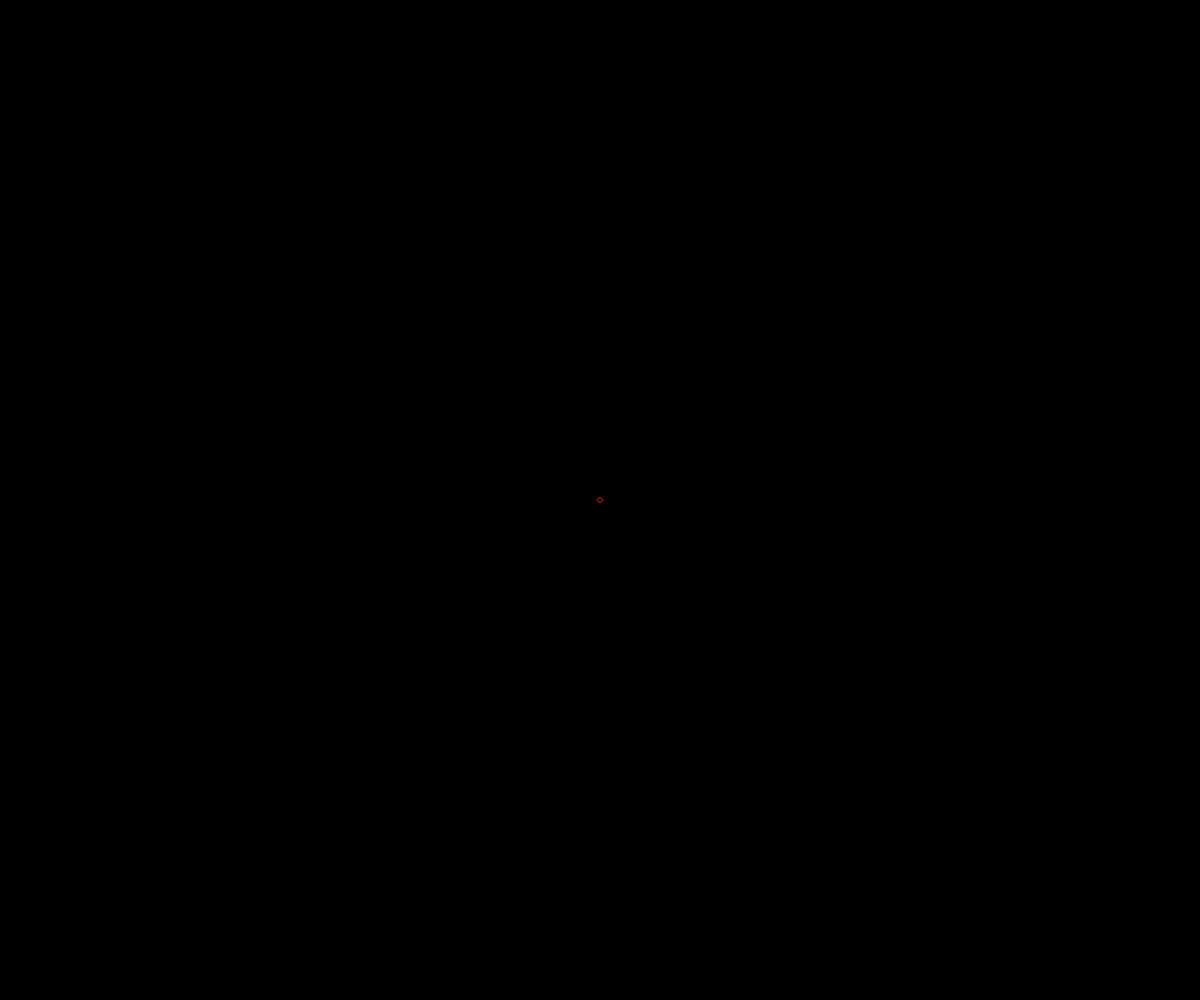
Frame 1 (no input)
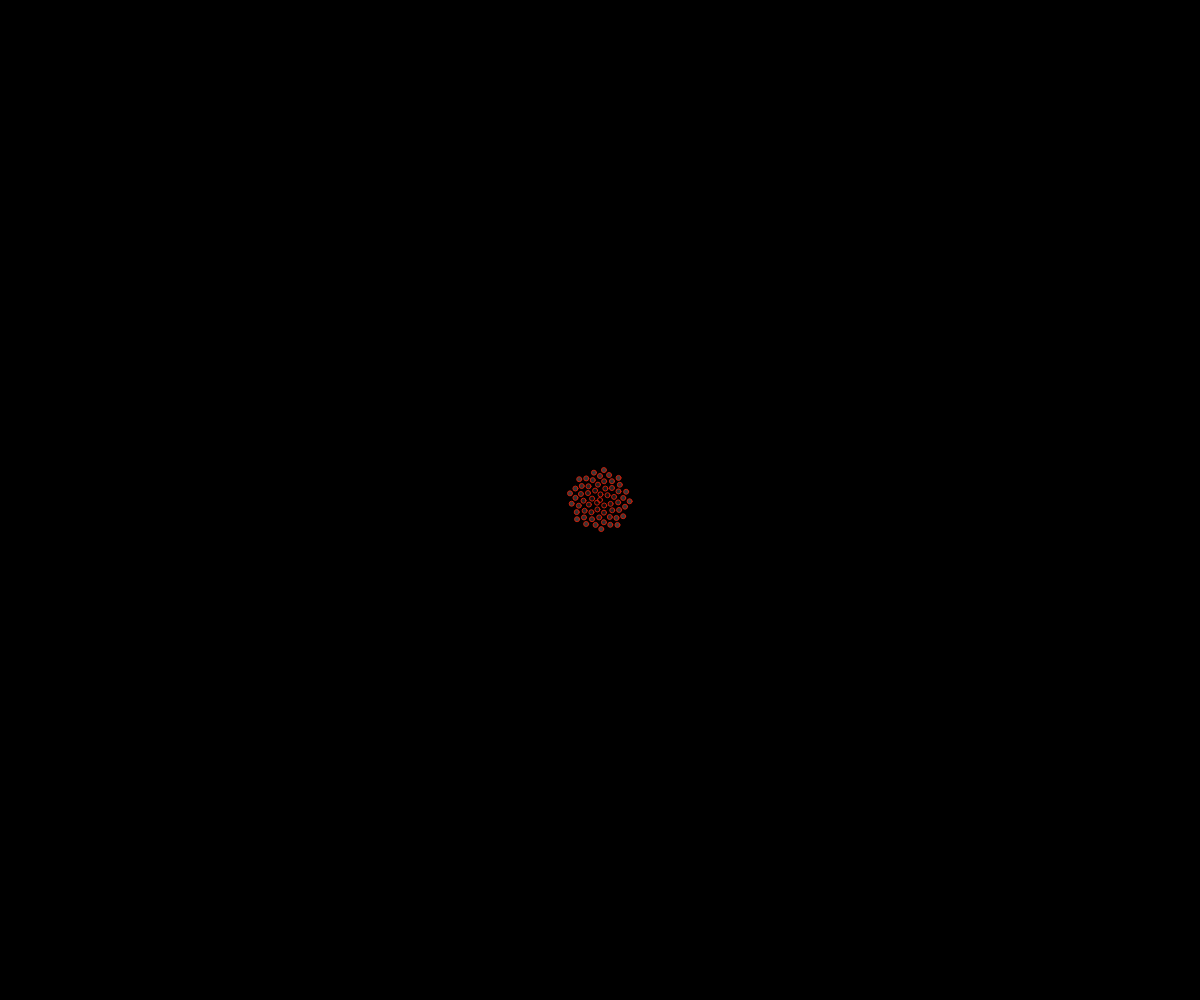
Frame 60 (no input)
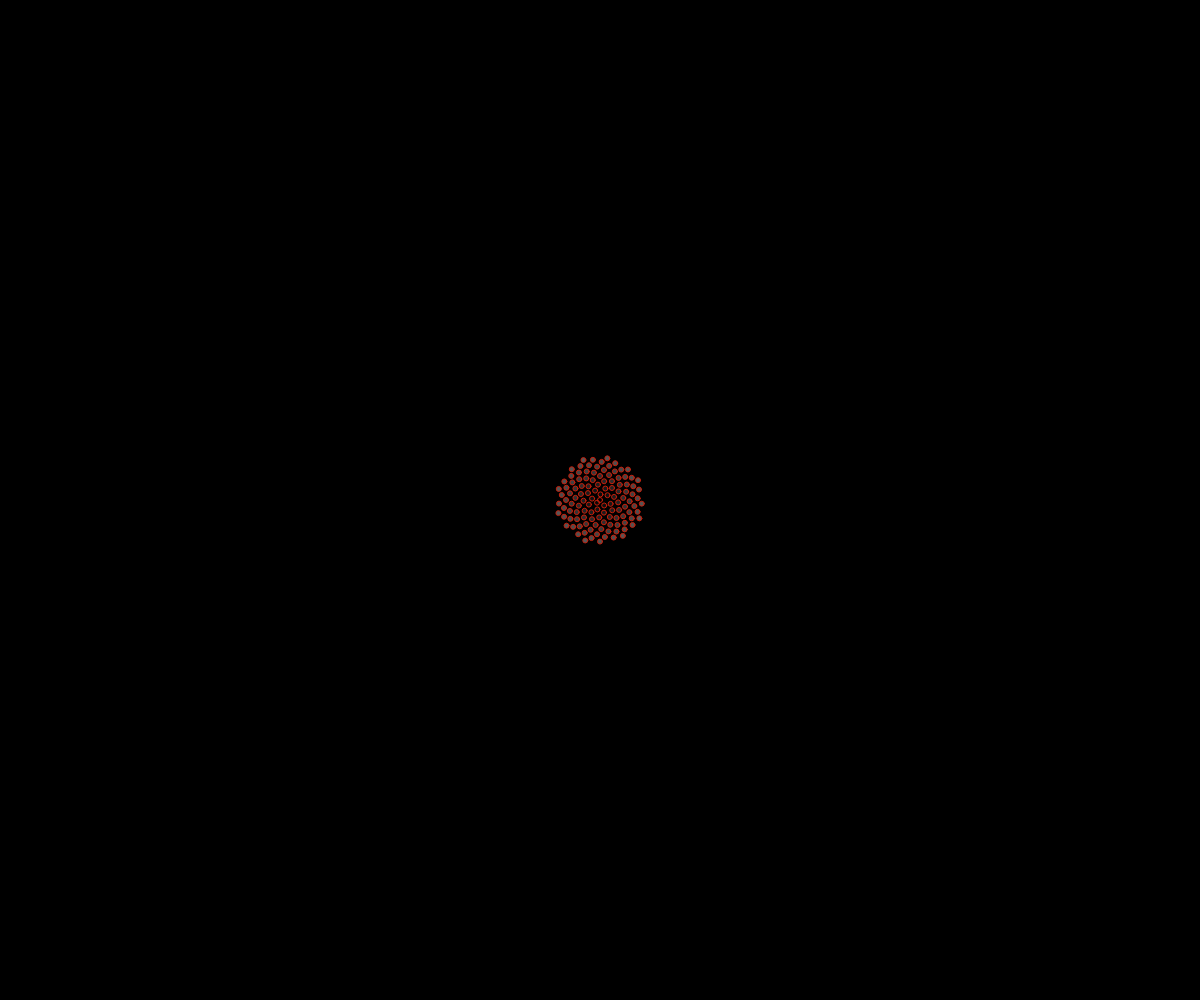
Frame 120 (the mouse pressed at the canvas centre since frame 60)

The p5.js sketch that drew these frames (run headless with seeded random() and noise() and a simulated clock; from frame 60 on, the mouse is pressed at the canvas centre):

// p5.js sketch
// ── sketch.js
// http://algorithmicbotany.org/papers/abop/abop.pdf
// 책의 p. 100 을 코드로 구현한 것입니다. p. 101에서는 137.5도를 바꾸면 달라지는 패턴을 소개하고 있습니다.
// 해당 수식이 극좌표를 전제로 하기 때문에 이를 p5js로 그리기 위해서는 극좌표계 -> 직교좌표계 변환이 필요합니다.

var n = 0;
var c = 2; // r에 곱해지는 고정된 값

function setup() {
    createCanvas(innerWidth, innerHeight);
    angleMode(DEGREES);
    background(0);
}

function draw() {

    if (n < 1000) { // 그려지는 갯수 제한 

        var theta = n * 137.5; // theta
        var r = c * sqrt(n); // 반지름 radius

        translate(width / 2, height / 2);
        var x = 2 * r * cos(theta);
        var y = 2 * r * sin(theta);

        fill(255, 4 * r); // r에 따라서 면 색의 투명도를 달라지게 합니다.
        stroke(200, 30, 10, 20 / r * 255); // r에 따라서 선 색의 투명도를 달라지게 합니다.
        ellipse(x, y, 5, 5);

        n++; // n = n + 1 : 1씩 증가한다.
    }
}
